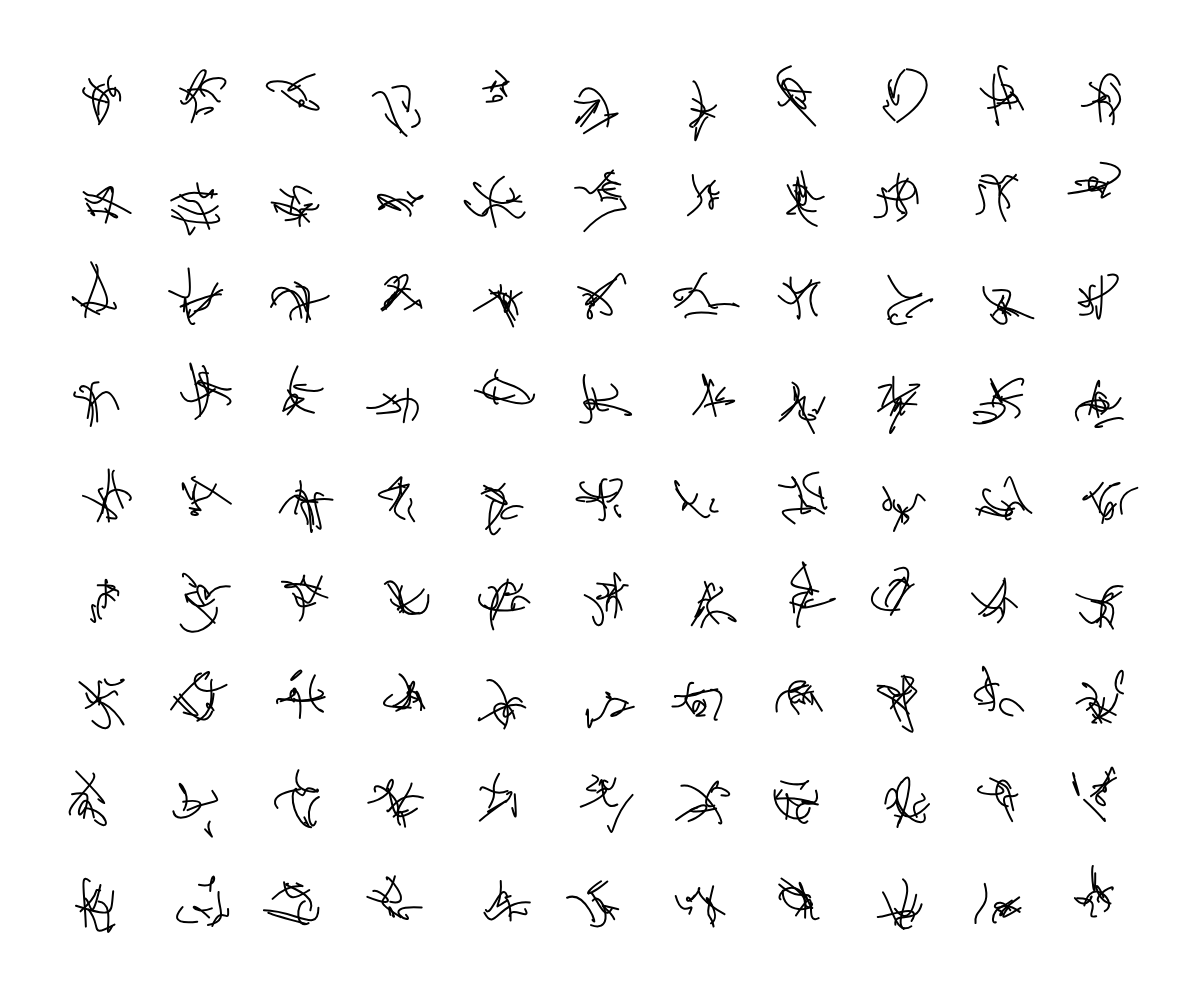
Frame 1 (no input)
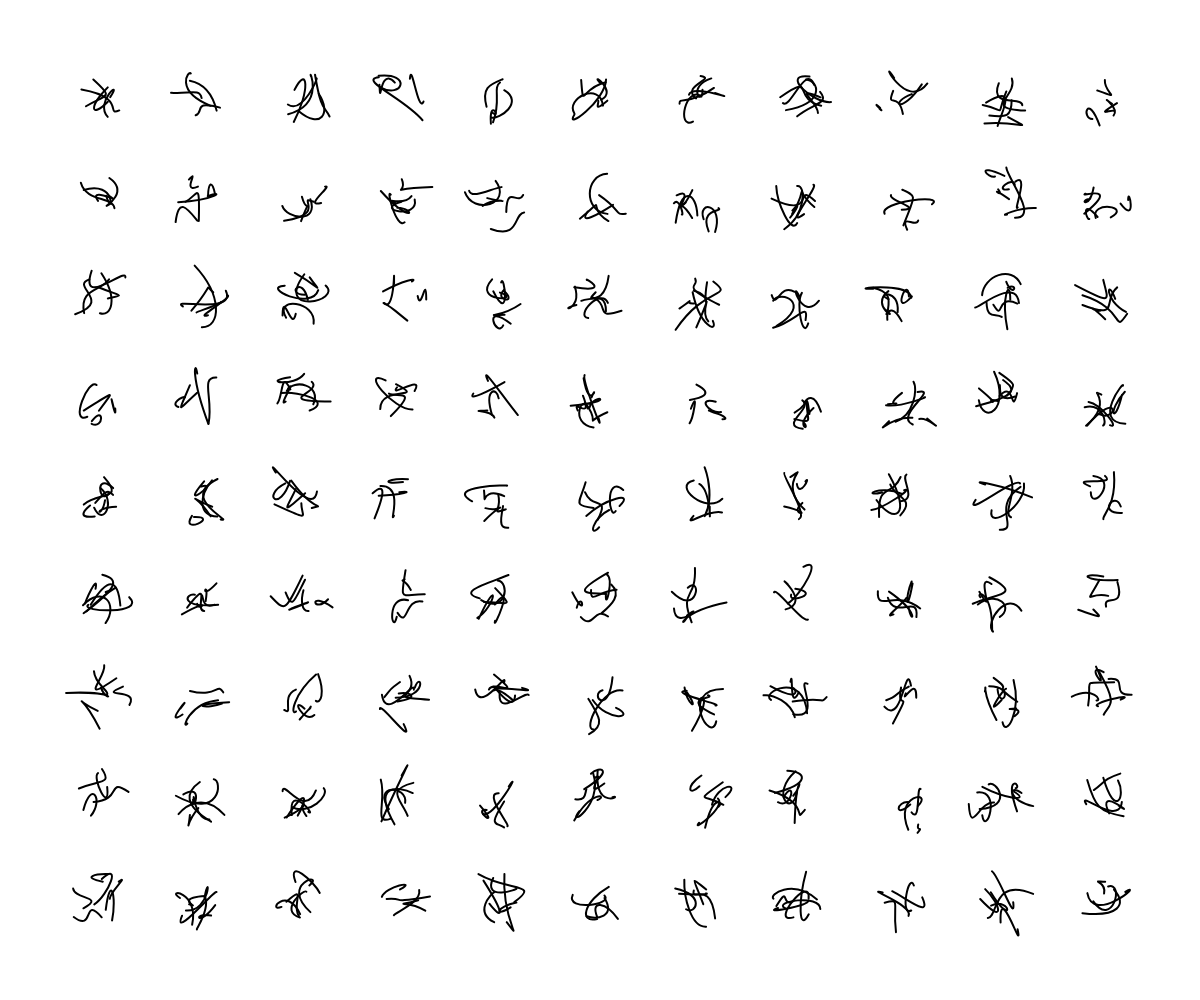
Frame 2 (the mouse pressed at the canvas centre, redrawn once)

The p5.js sketch that drew these frames (run headless with seeded random() and noise() and a simulated clock; the mouse was pressed at the canvas centre and the sketch redrawn once):

// p5.js sketch
// ── sketch.js
function preload() {
  // put preload code here
}

let elementSize = 50; // Dimensione elementi
let distance = 50; // Distanza tra glifi
let margin = 10; 

function setup() {
  createCanvas(windowWidth, windowHeight);
  noLoop(); 
}

function draw() {
  background(255); 
  drawElements(); // Disegna gli elementi
}

// Funzione per calcolare la posizione e disegnare la griglia di elementi
function drawElements() {
  // Calcola numero massimo colonne e righe in base alla dimensione della finestra
  let columns = floor((windowWidth - 2 * margin) / (elementSize + distance));
  let rows = floor((windowHeight - 2 * margin) / (elementSize + distance));

  // Calcola largezza e altezza totale griglia
  let totalWidth = columns * (elementSize + distance) - distance; 
  let totalHeight = rows * (elementSize + distance) - distance; 
  // Calcola offset orizzontale e verticale per centrare griglia nella finestra
  let startX = (windowWidth - totalWidth) / 1.5; 
  let startY = (windowHeight - totalHeight) / 1.5; 
  // Utilizzo 1.5 e non 2 per calcolare posizione griglia poiché miglior risultato visivo nella disposizione elementi 
  // -> centra griglia in modo equilibrato, mentre 2 tende a portare griglia troppo vicino al bordo della finestra 

  // Cicloche calcola coordinate x e y di ogni elemento 
  for (let i = 0; i < rows; i++) {
    for (let j = 0; j < columns; j++) {
      let x = startX + j * (elementSize + distance);
      let y = startY + i * (elementSize + distance);

      // Genera un elemento grafico
      drawGlyph(x, y, elementSize);
    }
  }
}

// Funzione che disegna ogni glifo in una posizione specifica
function drawGlyph(x, y, size) {
  push(); // Salva lo stato corrente trasformazione
  // Utilizzo valore randomico per determinare di quanto spostare glifo rispetto alla sua posizione base x, y
  let variationX = random(-5, 5); 
  let variationY = random(-5, 5); 
  translate(x + variationX, y + variationY); // Trasla sistema di coordinate
  

  // Applica una rotazione casuale
  let angle = random(TWO_PI) * 1.5; // Genera angolo casuale tra 0 e 360° * 1.5
  rotate(angle); // Applica rotazione casuale generata ruotando contenuto del disegno intorno all'origine del sistema di coordinate che è stata traslata 

  strokeWeight(2); 
  stroke(0); 
  noFill(); 

  // Disegna un glifo composto da curve con più punti di controllo
  let numCurves = floor(random(4, 7)); // Numero di curve
  for (let i = 0; i < numCurves; i++) { 
    let startX = random(-size / 2, size / 2);
    let startY = random(-size / 2, size / 2);

    // Più punti di controllo per curve più complesse
    let cp1X = startX + random(-size / 2, size / 2);
    let cp1Y = startY + random(-size / 2, size / 2);
    let cp2X = random(-size / 2, size / 2); // Secondo punto di controllo
    let cp2Y = random(-size / 2, size / 2); 
    let endX = random(-size / 2, size / 2); // Punto finale
    let endY = random(-size / 2, size / 2); 

    // Disegna una curva di Bézier 
    beginShape();
    vertex(startX, startY); // Imposta punto iniziale
    bezierVertex(cp1X, cp1Y, cp2X, cp2Y, endX, endY); // Definisce curva con i punti di controllo e il punto finale
    endShape(); // Chiude curva 
  }

  pop(); // Ripristina lo stato precedente in modo che prossimo glifo non sia influenzato da trasformazioni 
}
